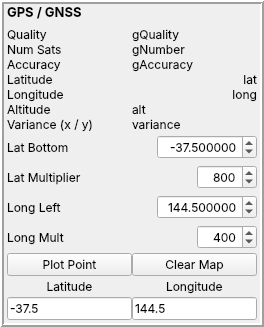
        <widget class="QFrame" name="GPS">
         <property name="sizePolicy">
          <sizepolicy hsizetype="Preferred" vsizetype="Maximum">
           <horstretch>0</horstretch>
           <verstretch>0</verstretch>
          </sizepolicy>
         </property>
         <property name="font">
          <font>
           <family>Inter</family>
           <pointsize>9</pointsize>
          </font>
         </property>
         <property name="frameShape">
          <enum>QFrame::Box</enum>
         </property>
         <property name="frameShadow">
          <enum>QFrame::Raised</enum>
         </property>
         <property name="lineWidth">
          <number>2</number>
         </property>
         <layout class="QVBoxLayout" name="verticalLayout_8">
          <property name="spacing">
           <number>0</number>
          </property>
          <property name="leftMargin">
           <number>3</number>
          </property>
          <property name="topMargin">
           <number>0</number>
          </property>
          <property name="rightMargin">
           <number>3</number>
          </property>
          <property name="bottomMargin">
           <number>3</number>
          </property>
          <item>
           <widget class="QFrame" name="frame_12">
            <property name="frameShape">
             <enum>QFrame::NoFrame</enum>
            </property>
            <property name="frameShadow">
             <enum>QFrame::Raised</enum>
            </property>
            <layout class="QHBoxLayout" name="horizontalLayout_6">
             <property name="spacing">
              <number>0</number>
             </property>
             <property name="leftMargin">
              <number>0</number>
             </property>
             <property name="topMargin">
              <number>0</number>
             </property>
             <property name="rightMargin">
              <number>0</number>
             </property>
             <property name="bottomMargin">
              <number>0</number>
             </property>
             <item>
              <widget class="QLabel" name="label_11">
               <property name="font">
                <font>
                 <family>Inter</family>
                 <pointsize>10</pointsize>
                 <bold>true</bold>
                </font>
               </property>
               <property name="text">
                <string>GPS / GNSS</string>
               </property>
              </widget>
             </item>
            </layout>
           </widget>
          </item>
          <item>
           <widget class="QFrame" name="frame_14">
            <property name="frameShape">
             <enum>QFrame::NoFrame</enum>
            </property>
            <property name="frameShadow">
             <enum>QFrame::Raised</enum>
            </property>
            <layout class="QHBoxLayout" name="horizontalLayout_7">
             <property name="spacing">
              <number>0</number>
             </property>
             <property name="leftMargin">
              <number>0</number>
             </property>
             <property name="topMargin">
              <number>6</number>
             </property>
             <property name="rightMargin">
              <number>0</number>
             </property>
             <property name="bottomMargin">
              <number>0</number>
             </property>
             <item>
              <widget class="QFrame" name="frame_13">
               <property name="frameShape">
                <enum>QFrame::NoFrame</enum>
               </property>
               <property name="frameShadow">
                <enum>QFrame::Raised</enum>
               </property>
               <layout class="QVBoxLayout" name="verticalLayout_10">
                <property name="spacing">
                 <number>0</number>
                </property>
                <property name="leftMargin">
                 <number>0</number>
                </property>
                <property name="topMargin">
                 <number>0</number>
                </property>
                <property name="rightMargin">
                 <number>0</number>
                </property>
                <property name="bottomMargin">
                 <number>0</number>
                </property>
               </layout>
              </widget>
             </item>
             <item>
              <widget class="QFrame" name="frame_15">
               <property name="frameShape">
                <enum>QFrame::NoFrame</enum>
               </property>
               <property name="frameShadow">
                <enum>QFrame::Raised</enum>
               </property>
               <layout class="QVBoxLayout" name="verticalLayout_11">
                <property name="spacing">
                 <number>0</number>
                </property>
                <property name="leftMargin">
                 <number>0</number>
                </property>
                <property name="topMargin">
                 <number>0</number>
                </property>
                <property name="rightMargin">
                 <number>0</number>
                </property>
                <property name="bottomMargin">
                 <number>0</number>
                </property>
               </layout>
              </widget>
             </item>
            </layout>
           </widget>
          </item>
          <item>
           <widget class="QFrame" name="frame">
            <property name="frameShape">
             <enum>QFrame::NoFrame</enum>
            </property>
            <property name="frameShadow">
             <enum>QFrame::Raised</enum>
            </property>
            <layout class="QGridLayout" name="gridLayout_5">
             <property name="leftMargin">
              <number>0</number>
             </property>
             <property name="topMargin">
              <number>0</number>
             </property>
             <property name="rightMargin">
              <number>0</number>
             </property>
             <property name="bottomMargin">
              <number>0</number>
             </property>
             <property name="spacing">
              <number>0</number>
             </property>
             <item row="2" column="1">
              <widget class="QLabel" name="gAccuracy">
               <property name="text">
                <string>gAccuracy</string>
               </property>
              </widget>
             </item>
             <item row="4" column="0">
              <widget class="QLabel" name="label_53">
               <property name="text">
                <string>Longitude</string>
               </property>
              </widget>
             </item>
             <item row="1" column="1">
              <widget class="QLabel" name="gNumSats">
               <property name="text">
                <string>gNumber</string>
               </property>
              </widget>
             </item>
             <item row="0" column="0">
              <widget class="QLabel" name="label_44">
               <property name="text">
                <string>Quality</string>
               </property>
              </widget>
             </item>
             <item row="4" column="1">
              <widget class="QLabel" name="gLong">
               <property name="text">
                <string>long</string>
               </property>
               <property name="alignment">
                <set>Qt::AlignRight|Qt::AlignTrailing|Qt::AlignVCenter</set>
               </property>
              </widget>
             </item>
             <item row="1" column="0">
              <widget class="QLabel" name="label_52">
               <property name="text">
                <string>Num Sats</string>
               </property>
              </widget>
             </item>
             <item row="5" column="1">
              <widget class="QLabel" name="gAlt">
               <property name="text">
                <string>alt</string>
               </property>
              </widget>
             </item>
             <item row="3" column="0">
              <widget class="QLabel" name="label_43">
               <property name="text">
                <string>Latitude</string>
               </property>
              </widget>
             </item>
             <item row="2" column="0">
              <widget class="QLabel" name="label_40">
               <property name="text">
                <string>Accuracy</string>
               </property>
              </widget>
             </item>
             <item row="3" column="1">
              <widget class="QLabel" name="gLat">
               <property name="text">
                <string>lat</string>
               </property>
               <property name="alignment">
                <set>Qt::AlignRight|Qt::AlignTrailing|Qt::AlignVCenter</set>
               </property>
              </widget>
             </item>
             <item row="0" column="1">
              <widget class="QLabel" name="gQuality">
               <property name="text">
                <string>gQuality</string>
               </property>
              </widget>
             </item>
             <item row="5" column="0">
              <widget class="QLabel" name="label_54">
               <property name="text">
                <string>Altitude</string>
               </property>
              </widget>
             </item>
             <item row="6" column="0">
              <widget class="QLabel" name="label_56">
               <property name="text">
                <string>Variance (x / y)</string>
               </property>
              </widget>
             </item>
             <item row="6" column="1">
              <widget class="QLabel" name="gVariance">
               <property name="text">
                <string>variance</string>
               </property>
              </widget>
             </item>
            </layout>
           </widget>
          </item>
          <item>
           <widget class="QFrame" name="frame_16">
            <property name="frameShape">
             <enum>QFrame::NoFrame</enum>
            </property>
            <property name="frameShadow">
             <enum>QFrame::Raised</enum>
            </property>
            <layout class="QGridLayout" name="gridLayout_7">
             <property name="leftMargin">
              <number>0</number>
             </property>
             <property name="topMargin">
              <number>3</number>
             </property>
             <property name="rightMargin">
              <number>0</number>
             </property>
             <property name="bottomMargin">
              <number>4</number>
             </property>
             <property name="horizontalSpacing">
              <number>0</number>
             </property>
             <item row="3" column="0">
              <widget class="QLabel" name="label_5">
               <property name="text">
                <string>Lat Multiplier</string>
               </property>
              </widget>
             </item>
             <item row="5" column="0">
              <widget class="QLabel" name="label_6">
               <property name="text">
                <string>Long Left</string>
               </property>
               <property name="alignment">
                <set>Qt::AlignLeading|Qt::AlignLeft|Qt::AlignVCenter</set>
               </property>
              </widget>
             </item>
             <item row="7" column="0">
              <widget class="QLabel" name="label_10">
               <property name="text">
                <string>Long Mult</string>
               </property>
               <property name="alignment">
                <set>Qt::AlignLeading|Qt::AlignLeft|Qt::AlignVCenter</set>
               </property>
              </widget>
             </item>
             <item row="1" column="0">
              <widget class="QLabel" name="label_4">
               <property name="sizePolicy">
                <sizepolicy hsizetype="Preferred" vsizetype="Minimum">
                 <horstretch>0</horstretch>
                 <verstretch>0</verstretch>
                </sizepolicy>
               </property>
               <property name="text">
                <string>Lat Bottom</string>
               </property>
              </widget>
             </item>
             <item row="1" column="1" alignment="Qt::AlignRight">
              <widget class="QDoubleSpinBox" name="gLatBottom">
               <property name="sizePolicy">
                <sizepolicy hsizetype="Preferred" vsizetype="Fixed">
                 <horstretch>0</horstretch>
                 <verstretch>0</verstretch>
                </sizepolicy>
               </property>
               <property name="minimumSize">
                <size>
                 <width>100</width>
                 <height>0</height>
                </size>
               </property>
               <property name="maximumSize">
                <size>
                 <width>120</width>
                 <height>16777215</height>
                </size>
               </property>
               <property name="alignment">
                <set>Qt::AlignRight|Qt::AlignTrailing|Qt::AlignVCenter</set>
               </property>
               <property name="decimals">
                <number>6</number>
               </property>
               <property name="minimum">
                <double>-38.000000000000000</double>
               </property>
               <property name="maximum">
                <double>-37.000000000000000</double>
               </property>
               <property name="singleStep">
                <double>0.000010000000000</double>
               </property>
               <property name="value">
                <double>-37.500000000000000</double>
               </property>
              </widget>
             </item>
             <item row="3" column="1" alignment="Qt::AlignRight">
              <widget class="QSpinBox" name="gLatMult">
               <property name="minimumSize">
                <size>
                 <width>60</width>
                 <height>0</height>
                </size>
               </property>
               <property name="maximumSize">
                <size>
                 <width>60</width>
                 <height>16777215</height>
                </size>
               </property>
               <property name="alignment">
                <set>Qt::AlignRight|Qt::AlignTrailing|Qt::AlignVCenter</set>
               </property>
               <property name="minimum">
                <number>1</number>
               </property>
               <property name="maximum">
                <number>1000</number>
               </property>
               <property name="value">
                <number>800</number>
               </property>
               <property name="displayIntegerBase">
                <number>10</number>
               </property>
              </widget>
             </item>
             <item row="5" column="1">
              <widget class="QDoubleSpinBox" name="gLonLeft">
               <property name="minimumSize">
                <size>
                 <width>100</width>
                 <height>0</height>
                </size>
               </property>
               <property name="maximumSize">
                <size>
                 <width>100</width>
                 <height>16777215</height>
                </size>
               </property>
               <property name="alignment">
                <set>Qt::AlignRight|Qt::AlignTrailing|Qt::AlignVCenter</set>
               </property>
               <property name="decimals">
                <number>6</number>
               </property>
               <property name="minimum">
                <double>144.000000000000000</double>
               </property>
               <property name="maximum">
                <double>145.000000000000000</double>
               </property>
               <property name="singleStep">
                <double>0.000010000000000</double>
               </property>
               <property name="value">
                <double>144.500000000000000</double>
               </property>
              </widget>
             </item>
             <item row="7" column="1" alignment="Qt::AlignRight">
              <widget class="QSpinBox" name="gLonMult">
               <property name="minimumSize">
                <size>
                 <width>60</width>
                 <height>0</height>
                </size>
               </property>
               <property name="maximumSize">
                <size>
                 <width>60</width>
                 <height>16777215</height>
                </size>
               </property>
               <property name="alignment">
                <set>Qt::AlignRight|Qt::AlignTrailing|Qt::AlignVCenter</set>
               </property>
               <property name="minimum">
                <number>1</number>
               </property>
               <property name="maximum">
                <number>1000</number>
               </property>
               <property name="singleStep">
                <number>1</number>
               </property>
               <property name="value">
                <number>400</number>
               </property>
              </widget>
             </item>
            </layout>
           </widget>
          </item>
          <item>
           <widget class="QFrame" name="frame_8">
            <property name="font">
             <font>
              <family>Inter</family>
              <pointsize>9</pointsize>
             </font>
            </property>
            <property name="frameShape">
             <enum>QFrame::NoFrame</enum>
            </property>
            <property name="frameShadow">
             <enum>QFrame::Raised</enum>
            </property>
            <layout class="QGridLayout" name="gridLayout_6">
             <property name="leftMargin">
              <number>0</number>
             </property>
             <property name="topMargin">
              <number>0</number>
             </property>
             <property name="rightMargin">
              <number>0</number>
             </property>
             <property name="bottomMargin">
              <number>0</number>
             </property>
             <property name="horizontalSpacing">
              <number>0</number>
             </property>
             <property name="verticalSpacing">
              <number>3</number>
             </property>
             <item row="0" column="0">
              <widget class="QPushButton" name="PB_MapPlot">
               <property name="sizePolicy">
                <sizepolicy hsizetype="MinimumExpanding" vsizetype="Fixed">
                 <horstretch>0</horstretch>
                 <verstretch>0</verstretch>
                </sizepolicy>
               </property>
               <property name="text">
                <string>Plot Point</string>
               </property>
              </widget>
             </item>
             <item row="0" column="1">
              <widget class="QPushButton" name="PB_MapClear">
               <property name="sizePolicy">
                <sizepolicy hsizetype="MinimumExpanding" vsizetype="Fixed">
                 <horstretch>0</horstretch>
                 <verstretch>0</verstretch>
                </sizepolicy>
               </property>
               <property name="text">
                <string>Clear Map</string>
               </property>
              </widget>
             </item>
             <item row="1" column="0">
              <widget class="QLabel" name="label_34">
               <property name="text">
                <string>Latitude</string>
               </property>
               <property name="alignment">
                <set>Qt::AlignCenter</set>
               </property>
              </widget>
             </item>
             <item row="1" column="1" alignment="Qt::AlignHCenter">
              <widget class="QLabel" name="label_35">
               <property name="sizePolicy">
                <sizepolicy hsizetype="Preferred" vsizetype="Preferred">
                 <horstretch>0</horstretch>
                 <verstretch>0</verstretch>
                </sizepolicy>
               </property>
               <property name="text">
                <string>Longitude</string>
               </property>
              </widget>
             </item>
             <item row="2" column="0">
              <widget class="QLineEdit" name="lineEdit">
               <property name="text">
                <string>-37.5</string>
               </property>
              </widget>
             </item>
             <item row="2" column="1">
              <widget class="QLineEdit" name="lineEdit_2">
               <property name="text">
                <string>144.5</string>
               </property>
              </widget>
             </item>
            </layout>
           </widget>
          </item>
         </layout>
        </widget>
